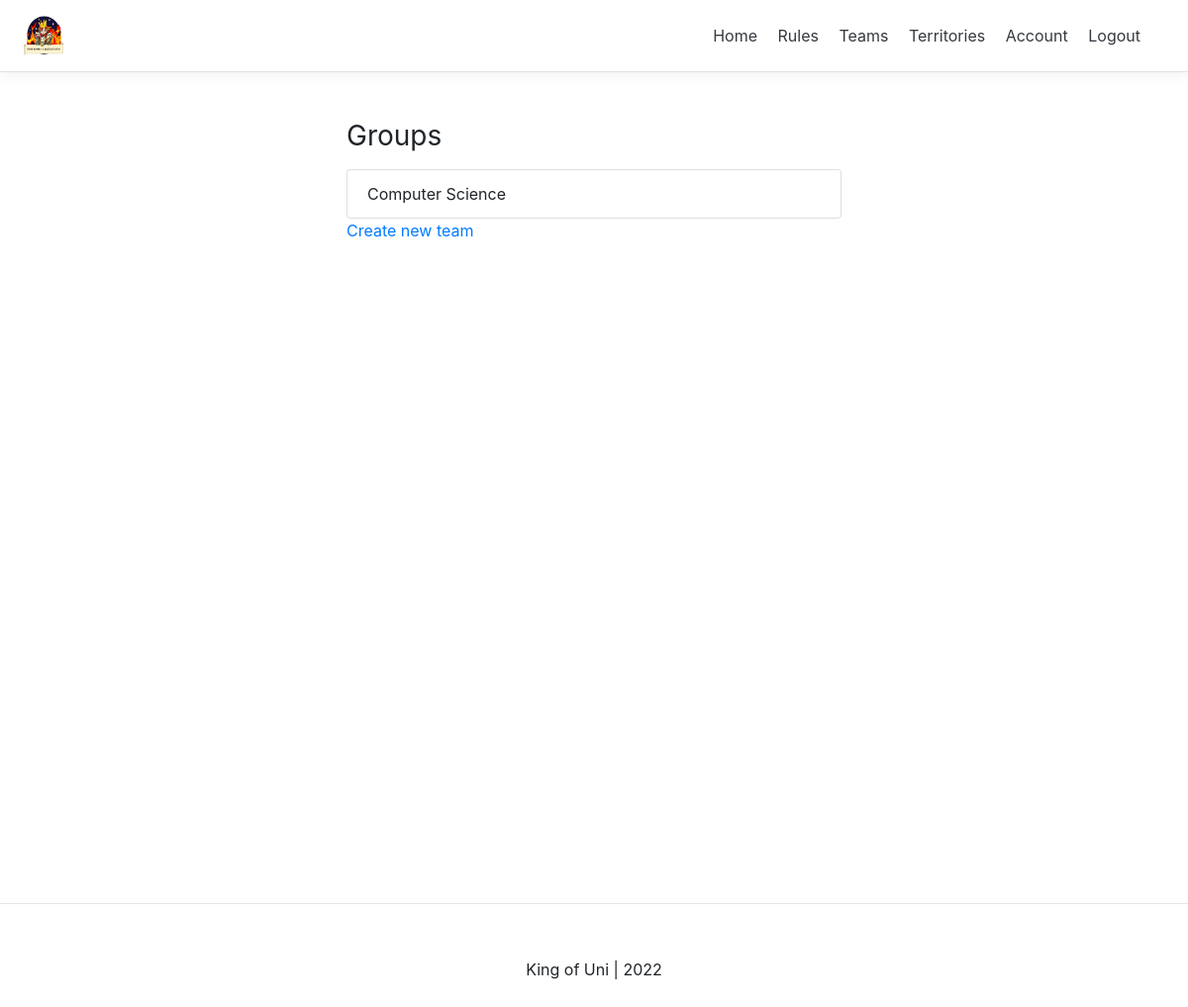
Before: /game_keeper/group/ (signed in) with the older database file.
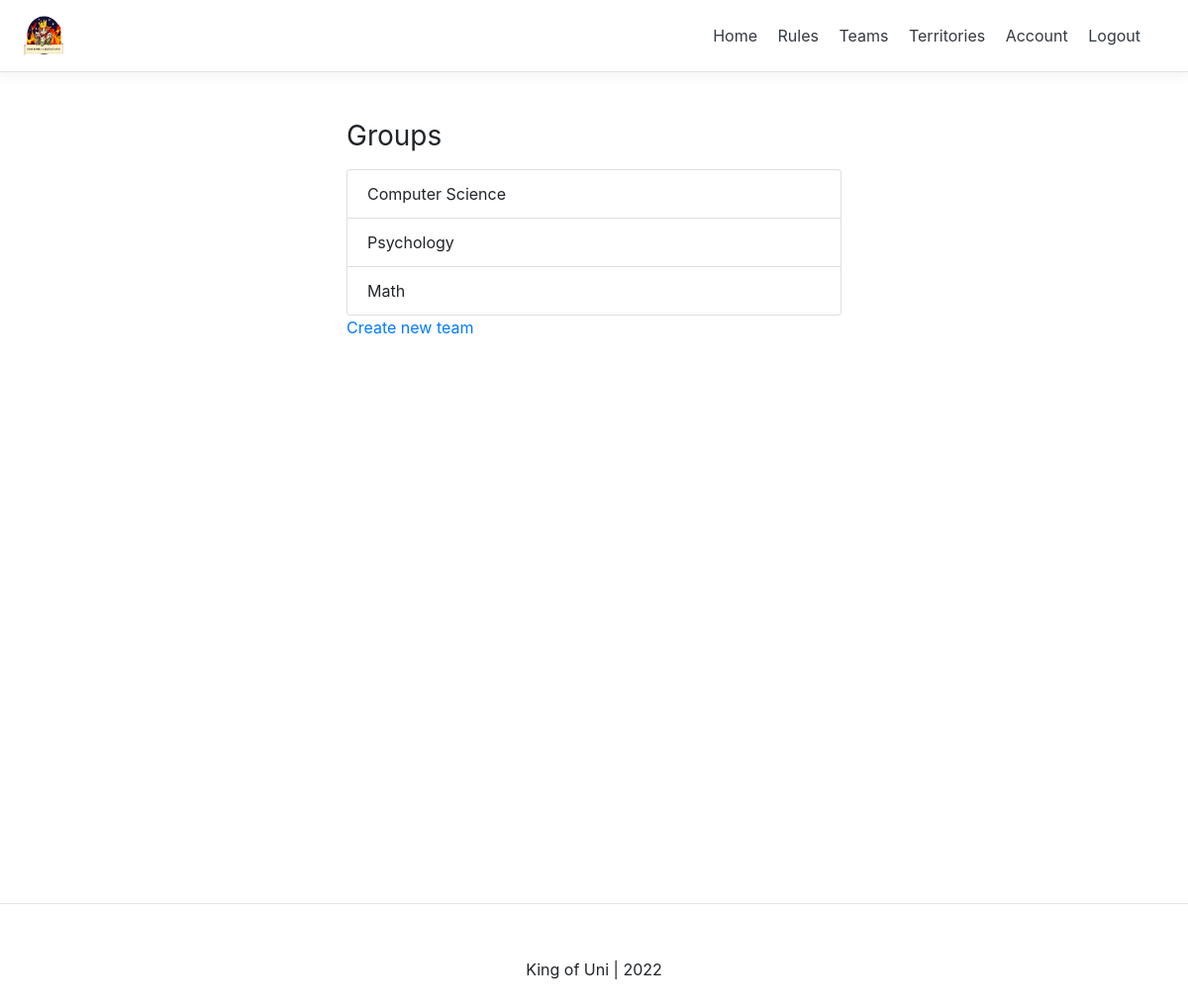
After: the same page with the newer database file.
### group/models.py (models this page shows, shortened)
class Group(models.Model):
    name = models.CharField(max_length=100,  null=False, blank=False, unique=True)
    date_created = models.DateTimeField(verbose_name="date created" , auto_now_add=True)
    point_total = models.IntegerField(default=0)

### group/views.py (the view)
# urls.py: path('group/', groups_list_view, name="groups_list"),
def groups_list_view(request):
    context = {}
    user = request.user
    if not user.is_authenticated:
        return redirect('login')
    groups = Group.objects.all()
    context['groups'] = groups
    return render(request, 'group/groups_list.html', context)

### group/templates/group/groups_list.html (shortened to what this page needs)
{% extends 'base.html' %}
{% block content %}
{% if request.user.is_authenticated %}
<div class="container mt-4 p-4">
    <div class="row">
      <div class="buildings">
        {% if groups %}
        <h3 class="mb-3 font-weight-normal">Groups</h3>
        <ul class="list-group">
          {% for group in groups %}
            <li class="list-group-item">{{group.name}}</li>
          {% endfor %}
          </ul>
        {% else %}
          <p>No teams available</p>
        {% endif %}
        <a href="{% url 'game_keeper:create_group' %}">Create new team</a>
      </div>
    </div>
  </div>
{% endif %}
{% endblock content %}

Changed rows visible on the page:
added Group: name "Psychology"
added Group: name "Math"
